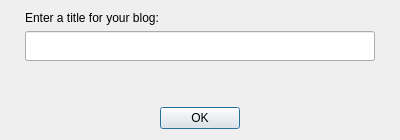
<?xml version="1.0" encoding="UTF-8"?>
<ui version="4.0">
 <class>CreateBlogDialog</class>
 <widget class="QDialog" name="CreateBlogDialog">
  <property name="geometry">
   <rect>
    <x>0</x>
    <y>0</y>
    <width>400</width>
    <height>140</height>
   </rect>
  </property>
  <property name="minimumSize">
   <size>
    <width>400</width>
    <height>140</height>
   </size>
  </property>
  <property name="maximumSize">
   <size>
    <width>400</width>
    <height>140</height>
   </size>
  </property>
  <property name="contextMenuPolicy">
   <enum>Qt::DefaultContextMenu</enum>
  </property>
  <property name="windowTitle">
   <string>Create blog</string>
  </property>
  <property name="modal">
   <bool>true</bool>
  </property>
  <layout class="QVBoxLayout" name="verticalLayout_2">
   <item>
    <layout class="QVBoxLayout" name="verticalLayout">
     <item alignment="Qt::AlignHCenter">
      <widget class="QLabel" name="label">
       <property name="minimumSize">
        <size>
         <width>350</width>
         <height>0</height>
        </size>
       </property>
       <property name="text">
        <string>Enter a title for your blog:</string>
       </property>
      </widget>
     </item>
     <item alignment="Qt::AlignHCenter">
      <widget class="QLineEdit" name="titleInput">
       <property name="minimumSize">
        <size>
         <width>350</width>
         <height>30</height>
        </size>
       </property>
      </widget>
     </item>
     <item>
      <widget class="QLabel" name="errorLabel">
       <property name="text">
        <string/>
       </property>
       <property name="alignment">
        <set>Qt::AlignCenter</set>
       </property>
      </widget>
     </item>
     <item>
      <spacer name="verticalSpacer">
       <property name="orientation">
        <enum>Qt::Vertical</enum>
       </property>
       <property name="sizeHint" stdset="0">
        <size>
         <width>20</width>
         <height>40</height>
        </size>
       </property>
      </spacer>
     </item>
     <item alignment="Qt::AlignHCenter">
      <widget class="QPushButton" name="okBtn">
       <property name="minimumSize">
        <size>
         <width>0</width>
         <height>0</height>
        </size>
       </property>
       <property name="text">
        <string>OK</string>
       </property>
      </widget>
     </item>
    </layout>
   </item>
  </layout>
 </widget>
 <resources/>
 <connections/>
</ui>
